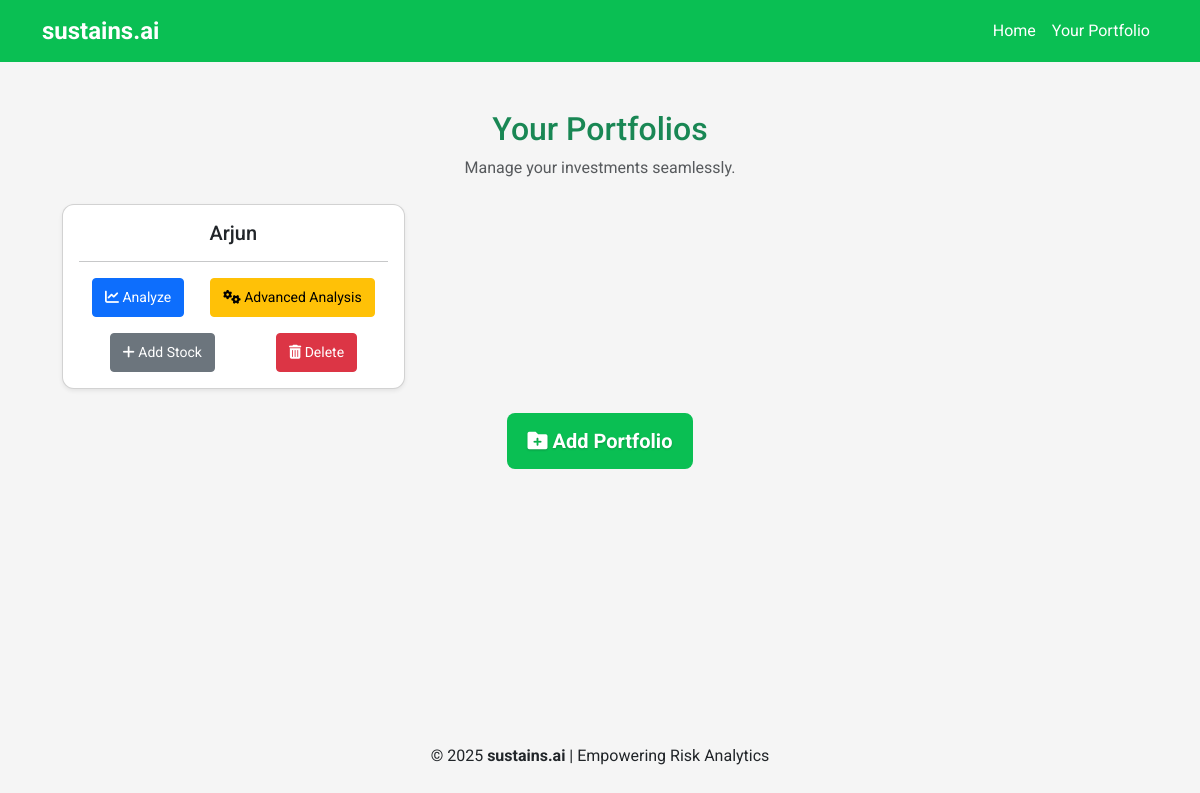
The page /portfolio_list/ (signed in) on the database as committed earlier.
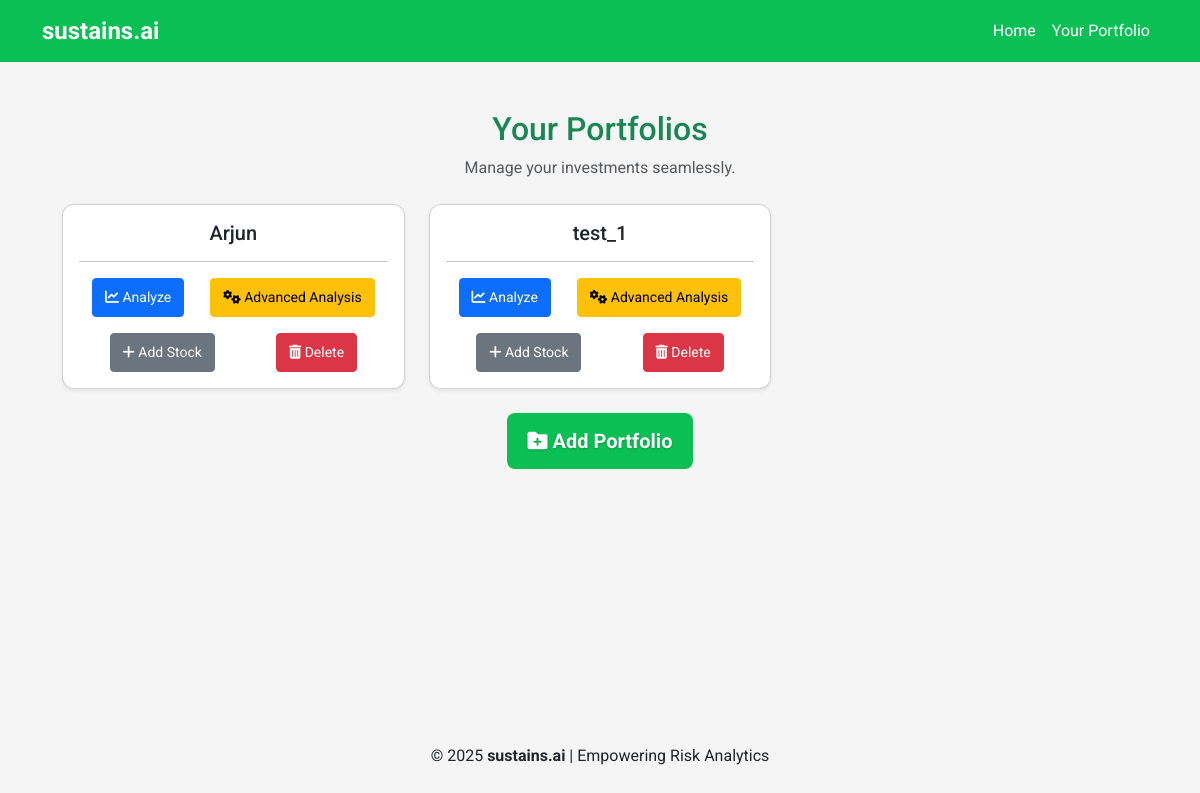
The same page on the database as committed later.
### portfolio/models.py (models this page shows, shortened)
class Portfolio(models.Model):
    name = models.CharField(max_length=255)
    fund_manager = models.ForeignKey(FundManager, on_delete=models.CASCADE, related_name="portfolios")
    created_at = models.DateTimeField(auto_now_add=True)

### portfolio/views.py (the view)
# urls.py: path('portfolio_list/', views.portfolio_list, name='portfolio_list'),
def portfolio_list(request):
    portfolios = Portfolio.objects.filter(fund_manager__user=request.user)
    return render(request, 'portfolio/portfolio_list.html', {'portfolios': portfolios})

### portfolio/templates/portfolio/portfolio_list.html (shortened to what this page needs)
{% extends 'portfolio/base.html' %}
{% block content %}
<div class="container mt-4">
    <div class="text-center mb-4">
        <h2 class="text-success">Your Portfolios</h2>
        <p class="text-muted">Manage your investments seamlessly.</p>
    </div>
    <div class="row">
        {% for portfolio in portfolios %}
        <div class="col-md-6 col-lg-4">
            <div class="card shadow-sm portfolio-card">
                <div class="card-body text-center">
                    <h5 class="card-title">{{ portfolio.name }}</h5>
                    <hr>
                    <div class="d-flex justify-content-around flex-wrap">
                        <a href="{% url 'analyze_portfolio' portfolio.id %}" class="btn btn-primary btn-sm">
                            <i class="fas fa-chart-line"></i> Analyze
                        </a>
                        <a href="{% url 'portfolio_risk' portfolio.id %}" class="btn btn-warning btn-sm">
                            <i class="fas fa-cogs"></i> Advanced Analysis
                        </a>
                    </div>
                    <div class="d-flex justify-content-around flex-wrap mt-3">
                        <a href="{% url 'add_stock' %}" class="btn btn-secondary btn-sm">
                            <i class="fas fa-plus"></i> Add Stock
                        </a>
                        <form action="{% url 'delete_portfolio' portfolio.id %}" method="POST" class="d-inline">
                            <button type="submit" class="btn btn-danger btn-sm">
                                <i class="fas fa-trash-alt"></i> Delete
                            </button>
                        </form>
                    </div>
                </div>
            </div>
        </div>
        {% endfor %}
    </div>
    <div class="text-center mt-4">
        <a href="{% url 'add_portfolio' %}" class="btn theme-button btn-lg">
            <i class="fas fa-folder-plus"></i> Add Portfolio
        </a>
    </div>
</div>
<link rel="stylesheet" href="https://cdnjs.cloudflare.com/ajax/libs/font-awesome/6.0.0/css/all.min.css">
{% endblock %}

Rows that differ between the two databases and show on the page:
added Portfolio: name "test_1"
